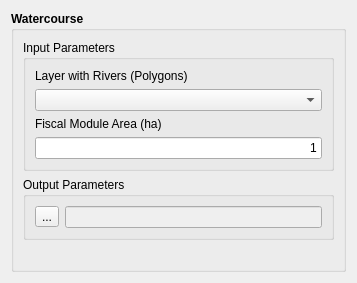
<?xml version="1.0" encoding="UTF-8"?>
<ui version="4.0">
 <class>WatercourseWidgetForm</class>
 <widget class="QWidget" name="WatercourseWidgetForm">
  <property name="geometry">
   <rect>
    <x>0</x>
    <y>0</y>
    <width>357</width>
    <height>283</height>
   </rect>
  </property>
  <property name="windowTitle">
   <string>Watercourse</string>
  </property>
  <layout class="QGridLayout" name="gridLayout_12">
   <item row="0" column="0">
    <widget class="QGroupBox" name="groupBox">
     <property name="font">
      <font>
       <weight>75</weight>
       <bold>true</bold>
      </font>
     </property>
     <property name="title">
      <string>Watercourse</string>
     </property>
     <layout class="QGridLayout" name="gridLayout_11">
      <item row="0" column="0">
       <layout class="QGridLayout" name="gridLayout_10">
        <item row="0" column="0">
         <layout class="QGridLayout" name="gridLayout_9">
          <item row="0" column="0">
           <widget class="QGroupBox" name="groupBox_2">
            <property name="font">
             <font>
              <weight>50</weight>
              <bold>false</bold>
             </font>
            </property>
            <property name="title">
             <string>Input Parameters</string>
            </property>
            <property name="flat">
             <bool>true</bool>
            </property>
            <layout class="QGridLayout" name="gridLayout_6">
             <item row="0" column="0">
              <layout class="QGridLayout" name="gridLayout">
               <item row="0" column="0">
                <layout class="QGridLayout" name="gridLayout_2">
                 <item row="0" column="0">
                  <widget class="QLabel" name="label_2">
                   <property name="text">
                    <string>Layer with Rivers (Polygons)</string>
                   </property>
                  </widget>
                 </item>
                 <item row="1" column="0">
                  <widget class="QComboBox" name="m_layersComboBox"/>
                 </item>
                </layout>
               </item>
               <item row="1" column="0">
                <layout class="QGridLayout" name="gridLayout_5">
                 <item row="0" column="0">
                  <widget class="QLabel" name="label_4">
                   <property name="text">
                    <string>Fiscal Module Area (ha)</string>
                   </property>
                  </widget>
                 </item>
                 <item row="1" column="0">
                  <widget class="QLineEdit" name="m_fiscalModuleLineEdit">
                   <property name="text">
                    <string>1</string>
                   </property>
                   <property name="alignment">
                    <set>Qt::AlignRight|Qt::AlignTrailing|Qt::AlignVCenter</set>
                   </property>
                  </widget>
                 </item>
                </layout>
               </item>
              </layout>
             </item>
            </layout>
           </widget>
          </item>
          <item row="1" column="0">
           <widget class="QGroupBox" name="groupBox_3">
            <property name="font">
             <font>
              <weight>50</weight>
              <bold>false</bold>
             </font>
            </property>
            <property name="title">
             <string>Output Parameters</string>
            </property>
            <property name="flat">
             <bool>true</bool>
            </property>
            <layout class="QGridLayout" name="gridLayout_8">
             <item row="0" column="0">
              <layout class="QGridLayout" name="gridLayout_7">
               <item row="0" column="0">
                <widget class="QToolButton" name="m_fileToolButton">
                 <property name="text">
                  <string>...</string>
                 </property>
                </widget>
               </item>
               <item row="0" column="1">
                <widget class="QLineEdit" name="m_fileLineEdit">
                 <property name="enabled">
                  <bool>false</bool>
                 </property>
                </widget>
               </item>
              </layout>
             </item>
            </layout>
           </widget>
          </item>
         </layout>
        </item>
        <item row="1" column="0">
         <spacer name="verticalSpacer">
          <property name="orientation">
           <enum>Qt::Vertical</enum>
          </property>
          <property name="sizeHint" stdset="0">
           <size>
            <width>20</width>
            <height>0</height>
           </size>
          </property>
         </spacer>
        </item>
       </layout>
      </item>
     </layout>
    </widget>
   </item>
  </layout>
 </widget>
 <resources/>
 <connections/>
</ui>
